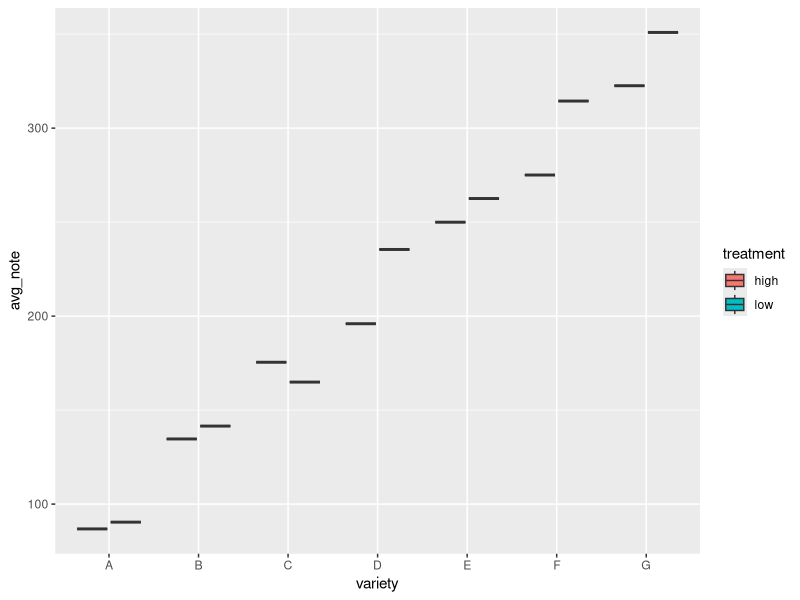
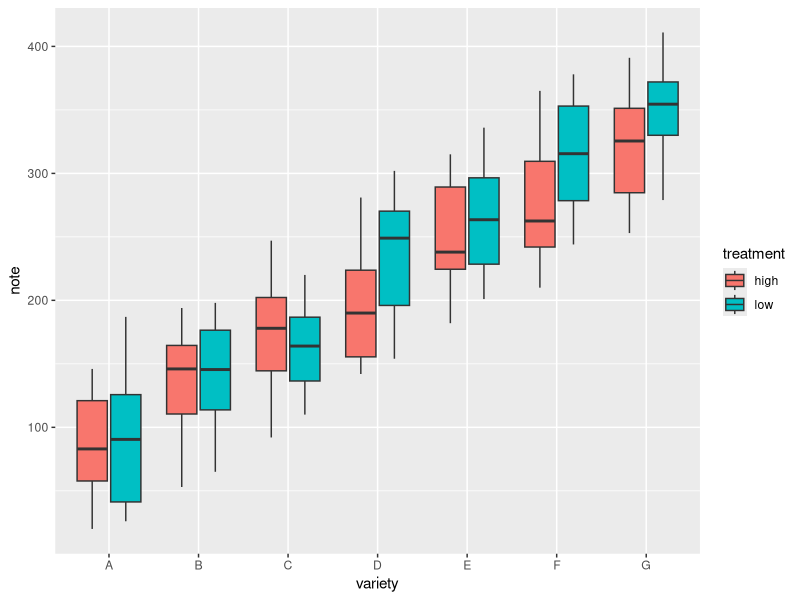
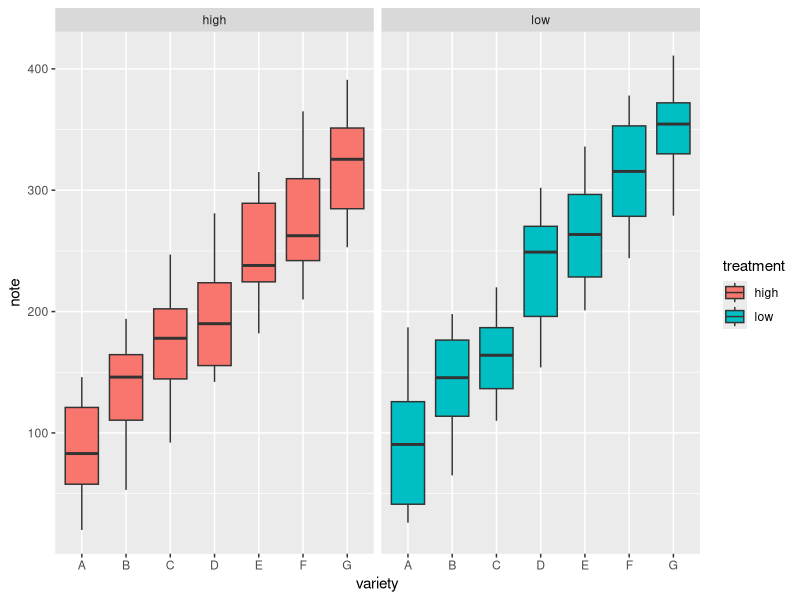
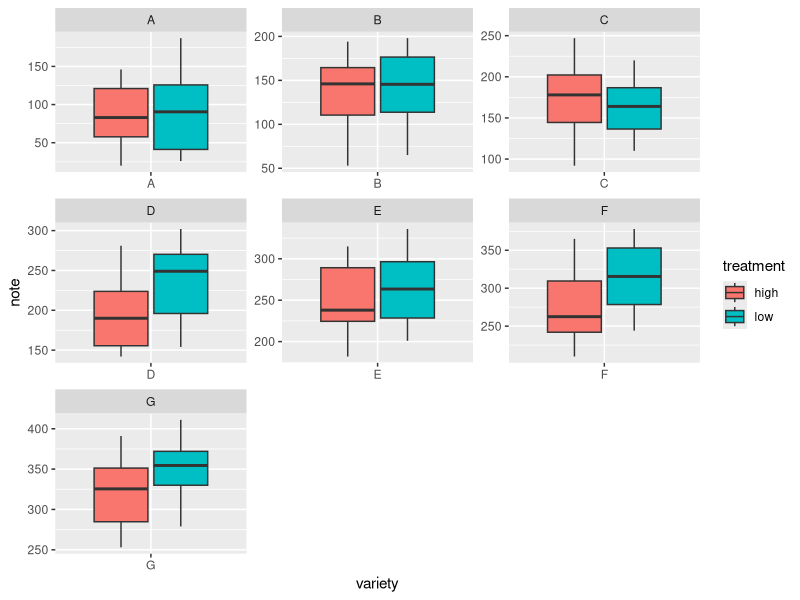

These charts were generated, in order, by the following R code:
library(tidyverse)

# create a data frame
variety=rep(LETTERS[1:7], each=40)
treatment=rep(c("high","low"),each=20)
note=seq(1:280)+sample(1:150, 280, replace=T)
data=data.frame(variety, treatment ,  note)

cars <- mtcars %>%
  select(cyl, mpg, hp, qsec) %>%
  group_by(cyl) %>%
  summarise(mpg = mean(mpg), hp = mean(hp), qsec = mean(qsec))

data2 <- data %>%
  group_by(variety, treatment) %>%
  select(variety, treatment, note) %>%
  summarise(avg_note = mean(note))
head(data2)

# grouped boxplot
ggplot(data2, aes(x=variety, y=avg_note, fill=treatment)) + 
  geom_boxplot()

# grouped boxplot
ggplot(data, aes(x=variety, y=note, fill=treatment)) + 
    geom_boxplot()

# One box per treatment
ggplot(data, aes(x=variety, y=note, fill=treatment)) + 
  geom_boxplot() +
  facet_wrap(~treatment)
# one box per variety
ggplot(data, aes(x=variety, y=note, fill=treatment)) + 
  geom_boxplot() +
  facet_wrap(~variety, scale="free")

